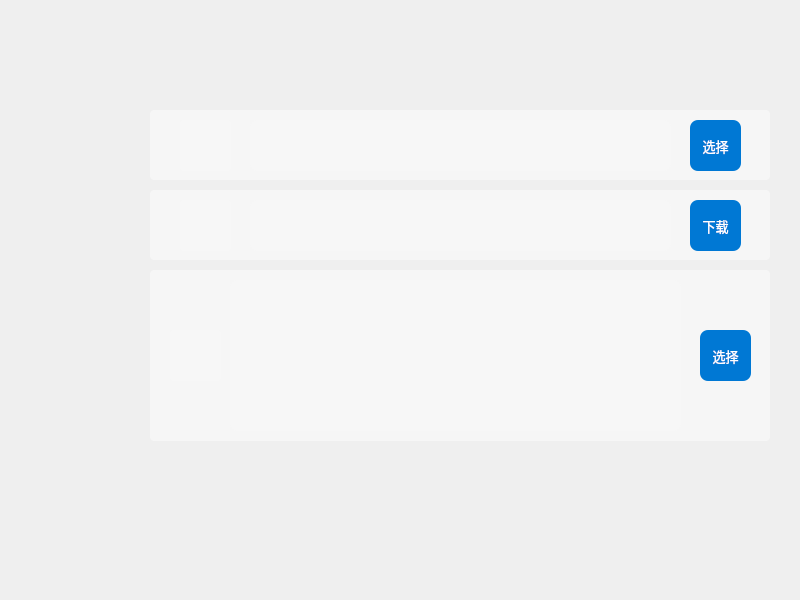
<?xml version="1.0" encoding="UTF-8"?>
<ui version="4.0">
 <class>MainWindow</class>
 <widget class="QMainWindow" name="MainWindow">
  <property name="geometry">
   <rect>
    <x>0</x>
    <y>0</y>
    <width>800</width>
    <height>600</height>
   </rect>
  </property>
  <property name="windowTitle">
   <string>MainWindow</string>
  </property>
  <widget class="QWidget" name="centralwidget">
   <widget class="QWidget" name="MCSL2_SubWidget_Select" native="true">
    <property name="geometry">
     <rect>
      <x>150</x>
      <y>110</y>
      <width>620</width>
      <height>70</height>
     </rect>
    </property>
    <property name="minimumSize">
     <size>
      <width>620</width>
      <height>70</height>
     </size>
    </property>
    <property name="maximumSize">
     <size>
      <width>620</width>
      <height>70</height>
     </size>
    </property>
    <property name="styleSheet">
     <string notr="true">QWidget
{
	border-radius: 4px;
	background-color: rgba(247, 247, 247, 247)
}</string>
    </property>
    <widget class="QPushButton" name="Select_PushButton">
     <property name="geometry">
      <rect>
       <x>540</x>
       <y>10</y>
       <width>51</width>
       <height>51</height>
      </rect>
     </property>
     <property name="minimumSize">
      <size>
       <width>51</width>
       <height>51</height>
      </size>
     </property>
     <property name="font">
      <font>
       <family>Microsoft YaHei UI</family>
       <pointsize>10</pointsize>
      </font>
     </property>
     <property name="cursor">
      <cursorShape>PointingHandCursor</cursorShape>
     </property>
     <property name="styleSheet">
      <string notr="true">QPushButton
{
	background-color: rgb(0, 120, 212);
	border-radius: 8px;
	color: rgb(255, 255, 255);
}
QPushButton:hover
{
    background-color: rgb(0, 110, 212);
	border-radius: 8px;
    color: rgb(255, 255, 255);
}
QPushButton:pressed
{
    background-color: rgb(0, 100, 212);
	border-radius: 8px;
    color: rgb(255, 255, 255);
}</string>
     </property>
     <property name="text">
      <string>选择</string>
     </property>
     <property name="flat">
      <bool>false</bool>
     </property>
    </widget>
    <widget class="QWidget" name="IntroductionWidget_S" native="true">
     <property name="geometry">
      <rect>
       <x>100</x>
       <y>10</y>
       <width>421</width>
       <height>51</height>
      </rect>
     </property>
     <property name="minimumSize">
      <size>
       <width>421</width>
       <height>51</height>
      </size>
     </property>
     <property name="font">
      <font>
       <family>Microsoft YaHei UI</family>
       <pointsize>10</pointsize>
      </font>
     </property>
     <property name="styleSheet">
      <string notr="true">QWidget
{
	background-color: rgb(247, 247, 247);
	border-radius: 8px
}</string>
     </property>
     <widget class="QLabel" name="IntroductionLabel_S">
      <property name="geometry">
       <rect>
        <x>10</x>
        <y>0</y>
        <width>401</width>
        <height>51</height>
       </rect>
      </property>
      <property name="minimumSize">
       <size>
        <width>401</width>
        <height>51</height>
       </size>
      </property>
      <property name="font">
       <font>
        <family>Microsoft YaHei UI</family>
        <pointsize>10</pointsize>
       </font>
      </property>
      <property name="text">
       <string/>
      </property>
     </widget>
    </widget>
    <widget class="QLabel" name="GraphWidget_S">
     <property name="geometry">
      <rect>
       <x>30</x>
       <y>10</y>
       <width>51</width>
       <height>51</height>
      </rect>
     </property>
     <property name="minimumSize">
      <size>
       <width>51</width>
       <height>51</height>
      </size>
     </property>
     <property name="styleSheet">
      <string notr="true">QLabel
{
	background-color: rgb(247, 247, 247);
	border-radius: 4px;
}</string>
     </property>
     <property name="text">
      <string/>
     </property>
     <property name="scaledContents">
      <bool>true</bool>
     </property>
    </widget>
   </widget>
   <widget class="QWidget" name="MCSL2_SubWidget_Download" native="true">
    <property name="geometry">
     <rect>
      <x>150</x>
      <y>190</y>
      <width>620</width>
      <height>70</height>
     </rect>
    </property>
    <property name="minimumSize">
     <size>
      <width>620</width>
      <height>70</height>
     </size>
    </property>
    <property name="maximumSize">
     <size>
      <width>620</width>
      <height>70</height>
     </size>
    </property>
    <property name="styleSheet">
     <string notr="true">QWidget
{
	border-radius: 4px;
	background-color: rgba(247, 247, 247, 247)
}</string>
    </property>
    <widget class="QWidget" name="IntroductionWidget_D" native="true">
     <property name="geometry">
      <rect>
       <x>100</x>
       <y>10</y>
       <width>421</width>
       <height>51</height>
      </rect>
     </property>
     <property name="minimumSize">
      <size>
       <width>421</width>
       <height>51</height>
      </size>
     </property>
     <property name="font">
      <font>
       <family>Microsoft YaHei UI</family>
       <pointsize>10</pointsize>
      </font>
     </property>
     <property name="styleSheet">
      <string notr="true">QWidget
{
	background-color: rgb(247, 247, 247);
	border-radius: 8px
}</string>
     </property>
     <widget class="QLabel" name="IntroductionLabel_D">
      <property name="geometry">
       <rect>
        <x>10</x>
        <y>0</y>
        <width>401</width>
        <height>51</height>
       </rect>
      </property>
      <property name="minimumSize">
       <size>
        <width>401</width>
        <height>51</height>
       </size>
      </property>
      <property name="font">
       <font>
        <family>Microsoft YaHei UI</family>
        <pointsize>10</pointsize>
       </font>
      </property>
      <property name="text">
       <string/>
      </property>
     </widget>
    </widget>
    <widget class="QPushButton" name="Download_PushButton">
     <property name="geometry">
      <rect>
       <x>540</x>
       <y>10</y>
       <width>51</width>
       <height>51</height>
      </rect>
     </property>
     <property name="minimumSize">
      <size>
       <width>51</width>
       <height>51</height>
      </size>
     </property>
     <property name="font">
      <font>
       <family>Microsoft YaHei UI</family>
       <pointsize>10</pointsize>
      </font>
     </property>
     <property name="cursor">
      <cursorShape>PointingHandCursor</cursorShape>
     </property>
     <property name="styleSheet">
      <string notr="true">QPushButton
{
	background-color: rgb(0, 120, 212);
	border-radius: 8px;
	color: rgb(255, 255, 255);
}
QPushButton:hover
{
    background-color: rgb(0, 110, 212);
	border-radius: 8px;
    color: rgb(255, 255, 255);
}
QPushButton:pressed
{
    background-color: rgb(0, 100, 212);
	border-radius: 8px;
    color: rgb(255, 255, 255);
}</string>
     </property>
     <property name="text">
      <string>下载</string>
     </property>
     <property name="flat">
      <bool>false</bool>
     </property>
    </widget>
    <widget class="QLabel" name="GraphWidget_D">
     <property name="geometry">
      <rect>
       <x>30</x>
       <y>10</y>
       <width>51</width>
       <height>51</height>
      </rect>
     </property>
     <property name="minimumSize">
      <size>
       <width>51</width>
       <height>51</height>
      </size>
     </property>
     <property name="styleSheet">
      <string notr="true">QLabel
{
	background-color: rgb(247, 247, 247);
	border-radius: 4px;
}</string>
     </property>
     <property name="text">
      <string/>
     </property>
     <property name="scaledContents">
      <bool>true</bool>
     </property>
    </widget>
   </widget>
   <widget class="QWidget" name="MCSL2_SubWidget_SelectS" native="true">
    <property name="geometry">
     <rect>
      <x>150</x>
      <y>270</y>
      <width>620</width>
      <height>171</height>
     </rect>
    </property>
    <property name="minimumSize">
     <size>
      <width>620</width>
      <height>171</height>
     </size>
    </property>
    <property name="maximumSize">
     <size>
      <width>620</width>
      <height>171</height>
     </size>
    </property>
    <property name="styleSheet">
     <string notr="true">QWidget
{
	border-radius: 4px;
	background-color: rgba(247, 247, 247, 247)
}</string>
    </property>
    <widget class="QPushButton" name="SelectS_PushButton">
     <property name="geometry">
      <rect>
       <x>550</x>
       <y>60</y>
       <width>51</width>
       <height>51</height>
      </rect>
     </property>
     <property name="minimumSize">
      <size>
       <width>51</width>
       <height>51</height>
      </size>
     </property>
     <property name="font">
      <font>
       <family>Microsoft YaHei UI</family>
       <pointsize>10</pointsize>
      </font>
     </property>
     <property name="cursor">
      <cursorShape>PointingHandCursor</cursorShape>
     </property>
     <property name="styleSheet">
      <string notr="true">QPushButton
{
	background-color: rgb(0, 120, 212);
	border-radius: 8px;
	color: rgb(255, 255, 255);
}
QPushButton:hover
{
    background-color: rgb(0, 110, 212);
	border-radius: 8px;
    color: rgb(255, 255, 255);
}
QPushButton:pressed
{
    background-color: rgb(0, 100, 212);
	border-radius: 8px;
    color: rgb(255, 255, 255);
}</string>
     </property>
     <property name="text">
      <string>选择</string>
     </property>
     <property name="flat">
      <bool>false</bool>
     </property>
    </widget>
    <widget class="QWidget" name="IntroductionWidget_SS" native="true">
     <property name="geometry">
      <rect>
       <x>80</x>
       <y>10</y>
       <width>451</width>
       <height>151</height>
      </rect>
     </property>
     <property name="minimumSize">
      <size>
       <width>421</width>
       <height>51</height>
      </size>
     </property>
     <property name="font">
      <font>
       <family>Microsoft YaHei UI</family>
       <pointsize>10</pointsize>
      </font>
     </property>
     <property name="styleSheet">
      <string notr="true">QWidget
{
	background-color: rgb(247, 247, 247);
	border-radius: 8px
}</string>
     </property>
     <widget class="QLabel" name="IntroductionLabel_SS">
      <property name="geometry">
       <rect>
        <x>10</x>
        <y>5</y>
        <width>431</width>
        <height>141</height>
       </rect>
      </property>
      <property name="minimumSize">
       <size>
        <width>401</width>
        <height>51</height>
       </size>
      </property>
      <property name="font">
       <font>
        <family>Microsoft YaHei UI</family>
        <pointsize>10</pointsize>
       </font>
      </property>
      <property name="text">
       <string/>
      </property>
     </widget>
    </widget>
    <widget class="QLabel" name="GraphWidget_SS">
     <property name="geometry">
      <rect>
       <x>20</x>
       <y>60</y>
       <width>51</width>
       <height>51</height>
      </rect>
     </property>
     <property name="minimumSize">
      <size>
       <width>51</width>
       <height>51</height>
      </size>
     </property>
     <property name="styleSheet">
      <string notr="true">QLabel
{
	background-color: rgb(247, 247, 247);
	border-radius: 4px;
}</string>
     </property>
     <property name="text">
      <string/>
     </property>
     <property name="scaledContents">
      <bool>true</bool>
     </property>
    </widget>
   </widget>
  </widget>
 </widget>
 <resources/>
 <connections/>
</ui>
